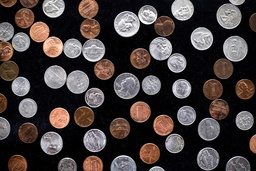
#> input picture DIP_HW6/im03.jpg, 256 x 171 px, shrunk from 1400 x 933 before the run
$ jupyter execute HW6-AmirhoseinYari-98109718-Q2.ipynb
#> lines starting #> are read from the running program, lines starting #| are printed output that depends on the picture; after the words box and inside, x2 and y2 are one past the last pixel; in counts of white or black regions, pixels touching at a corner belong together
### Importing Libraries

[cell 1]
import cv2
import numpy as np
import imageio as iio
from matplotlib import pyplot as plt
from scipy.ndimage import gaussian_filter

### Reading Image

[cell 2]
img = iio.imread("im03.jpg")
#> img is the input picture: shape (171, 256, 3); mean R, G, B 68.3, 59.8, 58.8
plt.imshow(img);

def scale(img):
    return (img-np.min(img))/(np.max(img)-np.min(img))*255

### Getting Edges
##### For getting edges first I filtered image to get rid of unwanted detailes, then I changed color space to HSV and just used vibrance,
##### after all I used canny edge detector to cumpute edges which could be seen down below

[cell 3]
img_g = gaussian_filter(img, sigma=1.5)
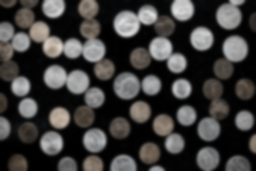
#> img_g: shape (171, 256, 3); mean R, G, B 62.2, 60.7, 59.4
img_g = cv2.cvtColor(img_g,cv2.COLOR_RGB2HSV)[:,:,2]
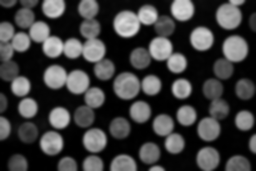
#> img_g: shape (171, 256); min 0, max 222, mean 62.8
edges = cv2.Canny(image=img_g, threshold1=90, threshold2=360) # Canny Edge
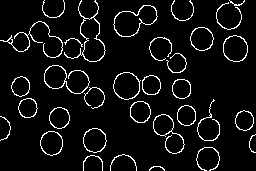
#> edges: shape (171, 256); 6.3% white in thin lines or dots
plt.imshow(edges,cmap='gray');
iio.imwrite("q2/res11.jpg",edges)
#edges3 = np.dstack((edges,0*edges,edges)).astype("uint8")
#plt.imshow(20*edges3+img//8,cmap='gray');

#### c3's value and result matrix

[cell 4]
c = [51,55,61,65,70]
h,w = edges.shape
#> h = 171; w = 256
print(h,w,len(c))
#| 171 256 5
result = np.zeros((h,w,len(c)))

### Hough transform (circle detection)
##### I draw a circle around each point of edge

[cell 5]
def circle_hough(img,r):
    out = np.zeros(img.shape)
    for i in range(img.shape[0]):
        for j in range(img.shape[1]):
            if img[i,j]:
                out = set_circle(out,i,j,r)
    return out
def set_circle(img,x,y,r): #add needed circle to img
    out = img.copy()
    N = int(2*np.pi*r)
    for i_n in range(N):
        theta = 2*np.pi*i_n/N
        i = int(x + r*np.cos(theta))
        j = int(y + r*np.sin(theta))
        if i>0 and j>0 and i<img.shape[0] and j<img.shape[1]:
            out[i,j] += 1
    return out

#### run hough on radiouses

[cell 6]
for i in range(len(c)):
    c3 = c[i]
    print(c3)
    result[:,:,i] = circle_hough(edges,c3)

[cell 7]
plt.figure(figsize=(18,15))
for i in range(len(c)):
    plt.subplot(3,2,1+i)
    plt.imshow(result[:,:,i],cmap='gray');
    plt.title('c3 ='+str(c[i]))
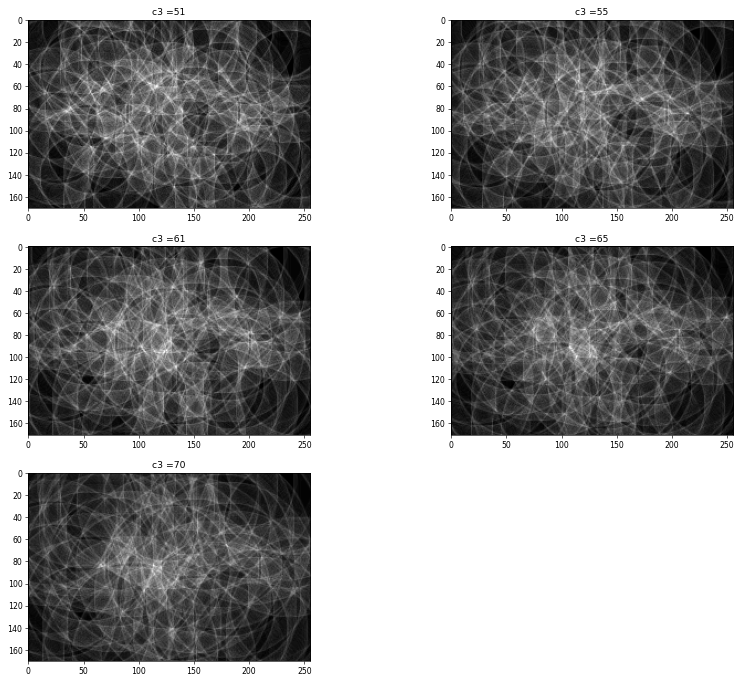
#> figure drawn by matplotlib, 5 panels

#### setting thresholds and filter to get one point,
#### after that I used another gaussing filter to get some points that has best one in the middle, and I filterd it in the next section

[cell 8]
plt.figure(figsize=(18,15))
result_g = np.zeros(result.shape)
thr = [140,140,150,150,150]
for i in range(len(c)):
    result_g[:,:,i] = scale(gaussian_filter(scale(result[:,:,i]), sigma=2))
    result_g[:,:,i] = result_g[:,:,i]>thr[i]
    result_g[:,:,i] = scale(gaussian_filter(scale(result_g[:,:,i]), sigma=3))
    result_g[:,:,i] = result_g[:,:,i]>thr[i]/1
    plt.subplot(3,2,1+i)
    plt.imshow(result_g[:,:,i],cmap='gray');
    plt.title('c3 ='+str(c[i]))
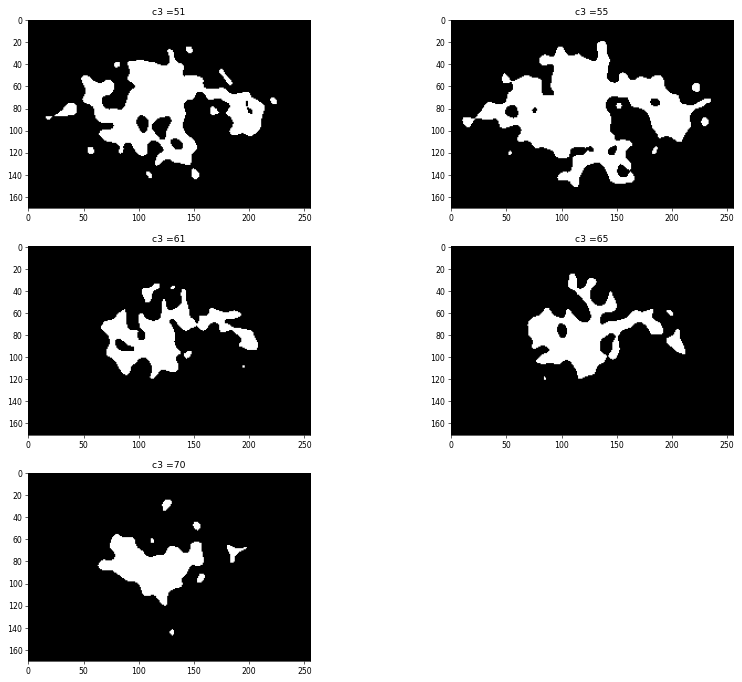
#> figure drawn by matplotlib, 5 panels

#### this function gets the brigtest pixel, so it makes a full filled circle to a line, by setting the maximum point to one in a s x s window

[cell 9]
def get_center(img,s=30):
    out = np.zeros(img.shape)
    for i in range(img.shape[0]):
        for j in range(img.shape[1]):
            if img[i,j] :
                if i>s and j>s:
                    window = img[i-s:i+s,j-s:j+s]
                    max_loc = np.array(np.where(window==np.max(window))).flatten()
                    out[i-s+max_loc[0],j-s+max_loc[1]] = 1
                elif j>s:
                    window = img[0:i+s,j-s:j+s]
                    max_loc = np.array(np.where(window==np.max(window))).flatten()
                    out[max_loc[0],j-s+max_loc[1]] = 1
                elif i>2 and j>2 :
                    window = img[0:i+s,0:j+s]
                    max_loc = np.array(np.where(window==np.max(window))).flatten()
                    out[max_loc[0],max_loc[1]] = 1
    return out

##### I calculated centers by geting horizintal and vertical diameters of circle and center is the overlap

[cell 10]
plt.figure(figsize=(18,15))
centers = np.zeros(result_g.shape)
for i in range(len(c)):
    plt.subplot(3,2,1+i)
    centers[:,:,i] = get_center(result_g[:,:,i].T).T * get_center(result_g[:,:,i])
    print(np.sum(np.sum(centers[:,:,i])))
    plt.imshow(centers[:,:,i],cmap='gray');
    plt.title('c3 ='+str(c[i]))
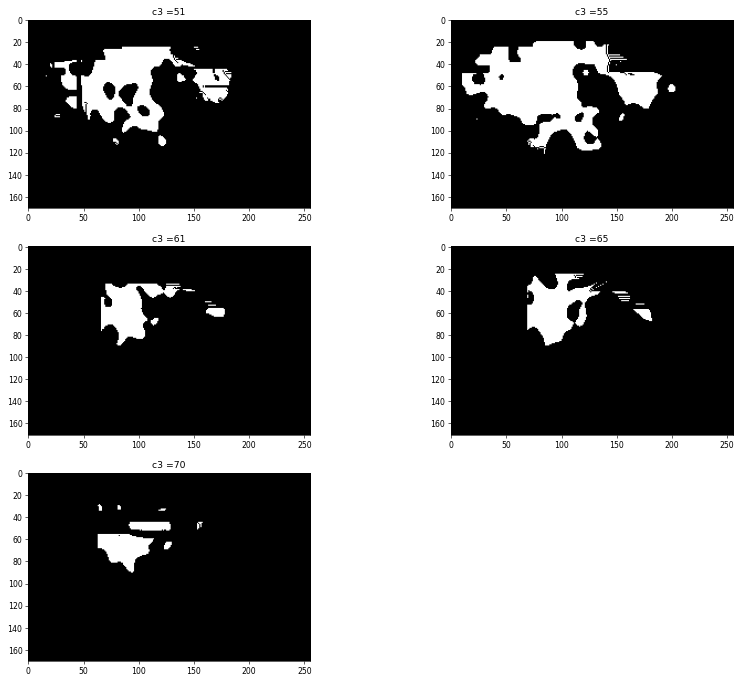
#> figure drawn by matplotlib, 5 panels

##### this function helps to not draw one circle twice

[cell 11]
def is_again(drawd,i,j,delta=10**2):
    if len(drawd)==0: return False
    for i in range(len(drawd)):
        x = drawd[i][0]
        y = drawd[i][1]
        if (i-x)**2+(j-y)**2<delta:
            return True
    return False

#### drawing circles

[cell 12]
img = iio.imread("im03.jpg")
plt.figure(figsize=(18,15))
drawd = []

for i_m in range(len(c)):
    temp = centers[:,:,i_m]
    for i in range(temp.shape[0]):
        for j in range(temp.shape[1]):
            if temp[i,j] and not(is_again(drawd,i,j)):
                drawd.append((i,j))
                img = cv2.circle(img, (j,i), c[i_m], (255, 0, i_m*50), 5)
    plt.subplot(3,2,1+i_m)
    plt.imshow(img,cmap='gray');
    plt.title('c3 till: '+str(c[i_m]))
#> this loop made 5 passes
#> pass 1, `temp = centers[:,:,i_m]`:
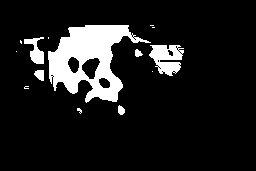
#> temp: shape (171, 256) float64; values 0 (black) and 1 (white), 11.4% white; 14 white regions (8 under 20 px), largest, box (x1, y1, x2, y2) and area: (48, 25, 151, 103) 3804, (149, 45, 184, 76) 690, (24, 37, 44, 64) 277, (34, 70, 44, 81) 83, (118, 105, 125, 115) 52, (135, 49, 143, 57) 43
#> after the loop:
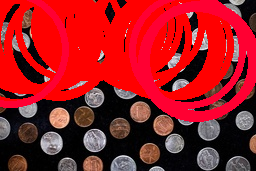
#> img: shape (171, 256, 3); mean R, G, B 156.4, 25.7, 32.5
#> after the loop, drawd = 54 pairs, first value 25 to 63, second value 10 to 201
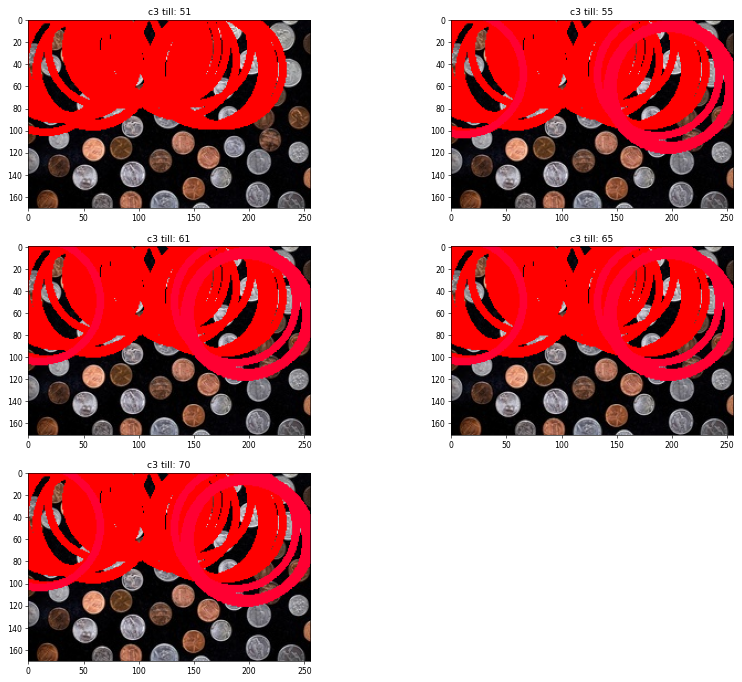
#> figure drawn by matplotlib, 5 panels

[cell 13]
iio.imwrite("q2/res12-circles.jpg",img)
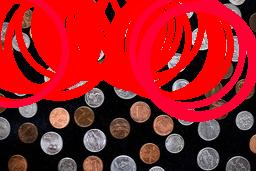
#> saved as res12-circles.jpg: shape (171, 256, 3); mean R, G, B 154.9, 27.7, 34.1
print("circles drawed",len(drawd))
#| circles drawed 54
plt.figure(figsize=(12,12))
plt.imshow(img);
